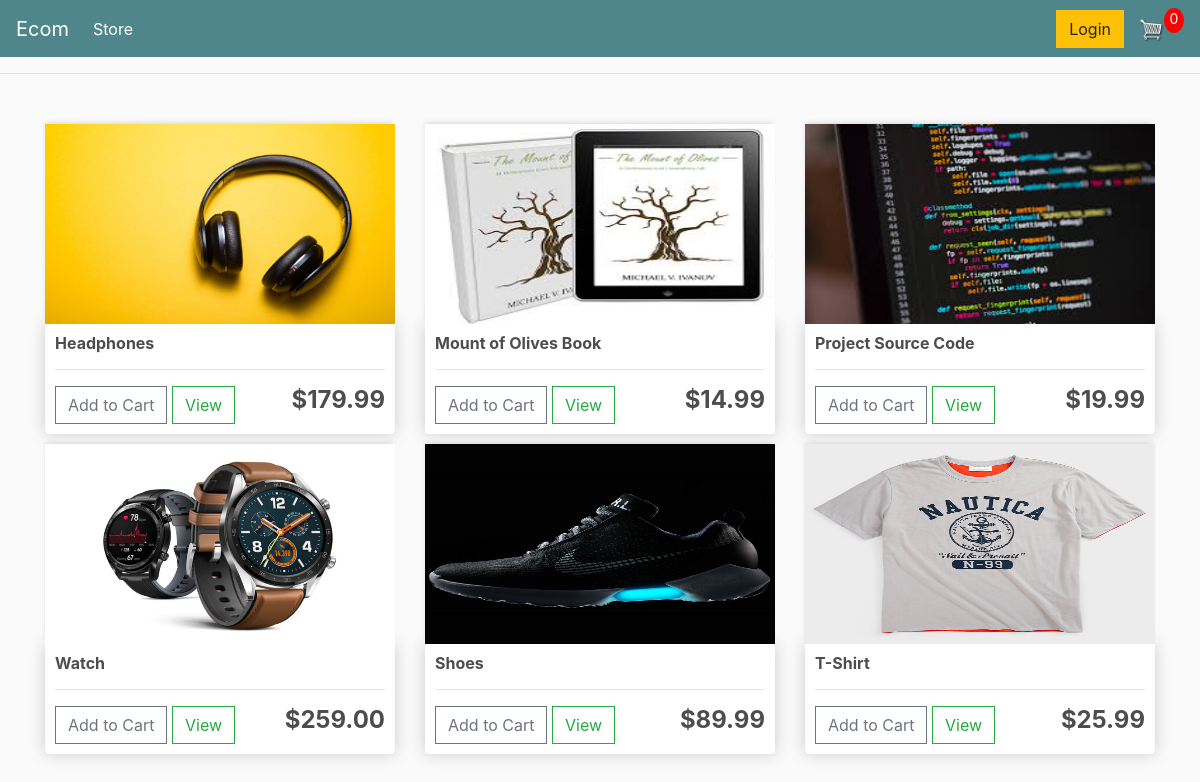
The page / on the database its author committed.
### store/models.py (models this page shows, shortened)
class Product(models.Model):
    name=models.CharField(max_length=200,null=True)
    price=models.DecimalField(max_digits=7,decimal_places=2)
    digital=models.BooleanField(default=False,null=True,blank=False)
    image=models.ImageField(null=True,blank=True)
    @property
    def imageURL(self):
        try:
            url = self.image.url
        except:
            url =''
        return url

### store/views.py (the view)
# urls.py: path('',include('store.urls')),
def store(request):
    data=cartData(request)
    cartitems=data['cartitems']
    products=Product.objects.all()
    context={'products':products,'cartitems':cartitems,'shipping':False}
    return render(request,"store/store.html",context)

### store/utils.py (called while the page is built, shortened)
def cookieCart(request):
    try:
        cart=json.loads(request.COOKIES['cart'])
    except:
        cart={}
    print('Cart:',cart)
    items=[]
    order={'get_cart_total':0,'get_cart_items':0,'shipping':False}
    cartitems=order['get_cart_items']
    return {'cartitems':cartitems,'order':order,'items':items}

def cartData(request):
    if request.user.is_authenticated:
        customer=request.user.customer
        order, created=Order.objects.get_or_create(customer=customer,complete=False)
        items=order.orderitem_set.all()
        cartitems=order.get_cart_items
    else:
        cookieData=cookieCart(request)
        cartitems=cookieData['cartitems']
        items=cookieData['items']
        order=cookieData['order']
    return {'cartitems':cartitems,'order':order,'items':items
    }

### store/templates/store/store.html
{% extends 'store/main.html' %}
{% load static %}
{% block content %}
<div class="row">
	{% for product in products %}
	<div class="col-lg-4">
    <img class="thumbnail" src="{{product.imageURL}}">
		<div class="box-element product">
      <h6><strong>{{product.name}}</strong></h6>
		<hr>
		<button data-product={{product.id}} data-action="add"  class="btn btn-outline-secondary add-btn update-cart">Add to Cart</button>
		<a class="btn btn-outline-success" href="#">View</a>
		<h4 style="display: inline-block; float: right"><strong>${{product.price|floatformat:2}}</strong></h4>
		</div>
	</div>
{% endfor %}
</div>
{% endblock content %}

### store/templates/store/main.html (shortened to what this page needs)
<!DOCTYPE html>
{% load static %}
<html lang="en" dir="ltr">
  <head>
    <link rel="stylesheet" href="https://stackpath.bootstrapcdn.com/bootstrap/4.4.1/css/bootstrap.min.css">
    <link rel="stylesheet" type="text/css" href="{% static 'css/main.css' %}">
  </head>
<body>
  <nav class="navbar navbar-expand-lg navbar-dark bg-dark">
    <a class="navbar-brand" href="{% url 'store' %}">Ecom</a>
    <div class="collapse navbar-collapse" id="navbarSupportedContent">
      <ul class="navbar-nav mr-auto">
        <li class="nav-item active">
          <a class="nav-link" href="{% url 'store' %}">Store <span class="sr-only">(current)</span></a>
        </li>
      </ul>
      <div class="form-inline my-2 my-lg-0">
        <a href="#"class="btn btn-warning">Login</a>
        <a href="{% url 'cart' %}">
          <img  id="cart-icon" src="{% static 'images/cart.png' %}">
        </a>
        <p id="cart-total">{{cartitems}}</p>
      </div>
    </div>
  </nav>
<hr>
<div class="container">
  <br>
    {% block content %}
    {% endblock content %}
</div>
  </body>
</html>

### static/css/main.css (style rules this page uses)
body { background-color: hsl(0, 0%, 98%); }
h1,h2,h3,h4,h5,h6 { color:hsl(0, 0%, 30%); }
.box-element { box-shadow:hsl(0, 0%, 80%) 0 0 16px; background-color: #fff; border-radius: 4px; padding: 10px; }
.thumbnail { width: 100%; height: 200px; -webkit-box-shadow: -1px -3px 5px -2px rgba(214,214,214,1); -moz-box-shadow: -1px -3px 5px -2px rgba(214,214,214,1); box-shadow: -1px -3px 5px -2px rgba(214,214,214,1); }
.product { border-radius: 0 0 4px 4px; }
.bg-dark { background-color: #4f868c!important; }
#cart-icon { width:25px; display: inline-block; margin-left: 15px; }
#cart-total { display: block; text-align: center; color:#fff; background-color: red; width: 20px; height: 25px; border-radius: 50%; font-size: 14px; }
.col-lg-4, .col-lg-6, .col-lg-8, .col-lg-12 { margin-top: 10px; }
.btn { border-radius: 0; }

### rows shown on the page
Product: imageURL (picture), name "Headphones", price "179.99"
Product: imageURL (picture), name "Mount of Olives Book", price "14.99"
Product: imageURL (picture), name "Project Source Code", price "19.99"
Product: imageURL (picture), name "Watch", price "259.00"
Product: imageURL (picture), name "Shoes", price "89.99"
Product: imageURL (picture), name "T-Shirt", price "25.99"

### other values the page prints
{{ cartitems }} "0"
